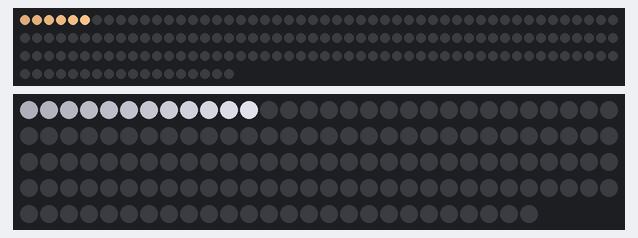
A sketch run on a simulated Arduino Uno R4 WiFi. Shown: 168 RGB LEDs in strip order, left to right, continuing on the next row, 146 RGB LEDs in strip order, left to right, continuing on the next row. Dim RGB values are drawn brighter than linear.

Above: at 3.56 s.
At 4.17 s:
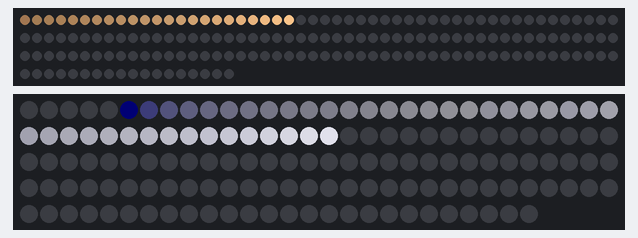
At 12.36 s:
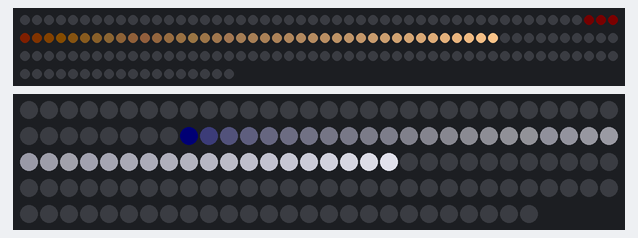
At 21.55 s:
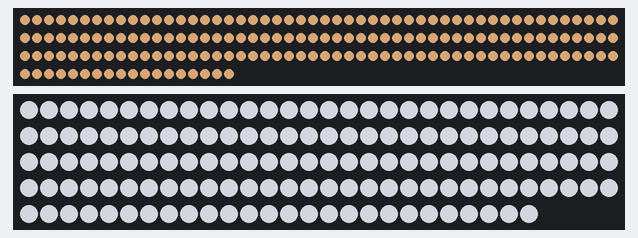
At 36.95 s:
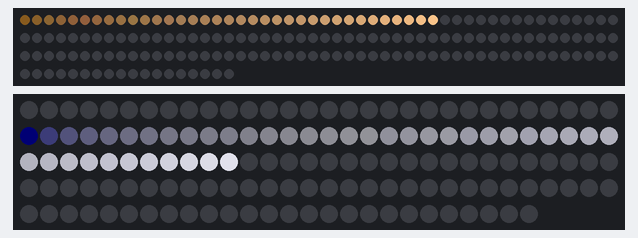
At 39.68 s:
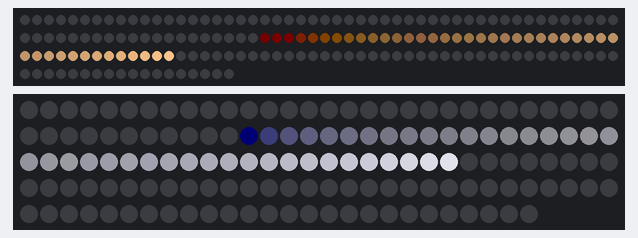

The sketch:

led.ino
```cpp
// // GAMMA 2.5
const uint8_t gamma8[] = {
  0, 0, 0, 0, 0, 0, 0, 0, 0, 0, 0, 0, 0, 0, 0, 0,
  0, 0, 0, 0, 0, 0, 1, 1, 1, 1, 1, 1, 1, 1, 1, 1,
  1, 2, 2, 2, 2, 2, 2, 2, 2, 3, 3, 3, 3, 3, 4, 4,
  4, 4, 4, 5, 5, 5, 5, 6, 6, 6, 6, 7, 7, 7, 7, 8,
  8, 8, 9, 9, 9, 10, 10, 10, 11, 11, 12, 12, 12, 13, 13, 14,
  14, 15, 15, 15, 16, 16, 17, 17, 18, 18, 19, 19, 20, 20, 21, 22,
  22, 23, 23, 24, 25, 25, 26, 26, 27, 28, 28, 29, 30, 30, 31, 32,
  33, 33, 34, 35, 36, 36, 37, 38, 39, 40, 40, 41, 42, 43, 44, 45,
  46, 46, 47, 48, 49, 50, 51, 52, 53, 54, 55, 56, 57, 58, 59, 60,
  61, 62, 63, 64, 65, 67, 68, 69, 70, 71, 72, 73, 75, 76, 77, 78,
  80, 81, 82, 83, 85, 86, 87, 89, 90, 91, 93, 94, 95, 97, 98, 99,
  101, 102, 104, 105, 107, 108, 110, 111, 113, 114, 116, 117, 119, 121, 122, 124,
  125, 127, 129, 130, 132, 134, 135, 137, 139, 141, 142, 144, 146, 148, 150, 151,
  153, 155, 157, 159, 161, 163, 165, 166, 168, 170, 172, 174, 176, 178, 180, 182,
  184, 186, 189, 191, 193, 195, 197, 199, 201, 204, 206, 208, 210, 212, 215, 217,
  219, 221, 224, 226, 228, 231, 233, 235, 238, 240, 243, 245, 248, 250, 253, 255
};

#define FASTLED_ALLOW_INTERRUPTS 0
#include <FastLED.h>
FASTLED_USING_NAMESPACE

#define DATA_PIN            7
#define NUM_LEDS_A          168
#define NUM_LEDS_B          146
#define LED_TYPE            WS2812
#define COLOR_ORDER         GRB

CRGB ledsA[NUM_LEDS_A];
CRGB ledsB[NUM_LEDS_B];


void setup() {
  delay( 3000); // 3 second delay for boot recovery, and a moment of silence
  FastLED.addLeds<LED_TYPE,7,COLOR_ORDER>(ledsA, NUM_LEDS_A);
  FastLED.addLeds<LED_TYPE,8,COLOR_ORDER>(ledsB, NUM_LEDS_B);

  FastLED.setBrightness(255);
  delay(100);
  FastLED.clear();
  FastLED.show();
  delay(100);

  FastLED.show();

}

CRGB whiteA = CRGB(255,200,140);
CRGB whiteB = CRGB(200,200,210);

unsigned long tSnakeA = 0;
int indexA = 0;
bool dirA = true;

unsigned long tSnakeB = 0;
int indexB = 0;
bool dirB = true;

unsigned long tFPS = 0;

int S = 0;
bool P = true;
bool E = false;
unsigned long T = 0;
int C = 0;

void loop()
{

	if (S == 0) {

		if (P) {
			P = false;
			E = false;
			T = millis();
			C = 0;
			FastLED.clear();
			indexA = 0;
			indexB = 0;
		}

		if ((millis() - tSnakeA) > 30) {
			tSnakeA = millis();
			ledsA[indexA] = whiteA;
			fadeToBlackBy(ledsA,NUM_LEDS_A,20);
			indexA++;
			if (indexA >= NUM_LEDS_A - 1) {
				indexA = 0;
			}
		}

		if ((millis() - tSnakeB) > 10) {
			tSnakeB = millis();
			ledsB[indexB] = whiteB;
			fadeToBlackBy(ledsB,NUM_LEDS_B,20);
			indexB++;
			if (indexB >= NUM_LEDS_B - 1) {
				indexB = 0;
				C++;
			}
		}

		if (C >= 5) {
			E = true;
		}

		if (E) {
			E = false;
			P = true;
			S = 1;
		}

	} else if (S == 1) {

		if (P) {
			P = false;
			E = false;
			T = millis();
			FastLED.clear();
			indexB = 0;
			indexA = 0;
			C = 0;
		}

		if ((millis() - tSnakeA) > 5) {
			tSnakeA = millis();
			fill_solid(ledsA,NUM_LEDS_A,blend(CRGB(0,0,0),whiteA,indexA));
			if (dirA) {
				indexA++;
				if (indexA >= 255) {
					dirA = false;
					indexA = 255;
					C++;
				}
			} else {
				indexA--;
				if (indexA <= 0) {
					dirA = true;
					indexA = 0;
				}
			}

		}

		if ((millis() - tSnakeB) > 8) {
			tSnakeB = millis();
			fill_solid(ledsB,NUM_LEDS_B,blend(CRGB(0,0,0),whiteB,indexB));
			if (dirB) {
				indexB++;
				if (indexB >= 255) {
					dirB = false;
					indexB = 255;
				}
			} else {
				indexB--;
				if (indexB <= 0) {
					dirB = true;
					indexB = 0;
				}
			}

		}

		if (C>=5) {
			E = true;
		}

		if (E) {
			E = false;
			P = true;
			S = 0;
		}
	}

	if ((millis() - tFPS) > 1000/60) {
		tFPS = millis();
		FastLED.show();
	}


}
```
